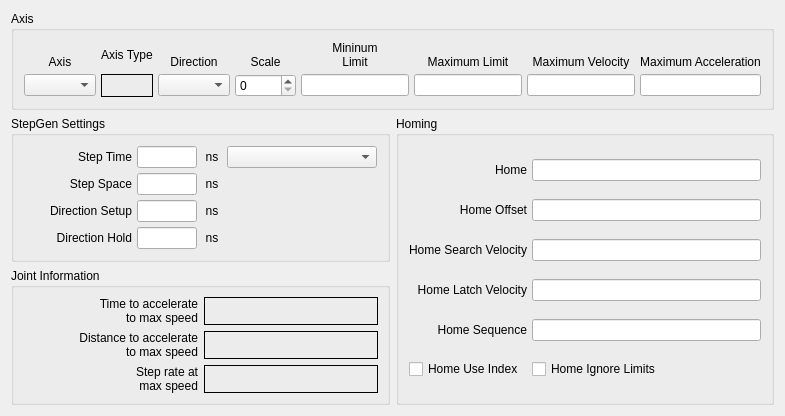
      <widget class="QWidget" name="joint1tab">
       <attribute name="title">
        <string>Joint 1</string>
       </attribute>
       <layout class="QGridLayout" name="gridLayout_12">
        <item row="0" column="0" colspan="2">
         <widget class="QGroupBox" name="jointAxisGroup_1">
          <property name="title">
           <string>Axis</string>
          </property>
          <layout class="QGridLayout" name="gridLayout_13">
           <property name="leftMargin">
            <number>10</number>
           </property>
           <property name="topMargin">
            <number>10</number>
           </property>
           <property name="rightMargin">
            <number>10</number>
           </property>
           <property name="bottomMargin">
            <number>10</number>
           </property>
           <property name="spacing">
            <number>5</number>
           </property>
           <item row="1" column="0">
            <widget class="QComboBox" name="axisCB_1"/>
           </item>
           <item row="1" column="2">
            <widget class="QComboBox" name="stepDir_1"/>
           </item>
           <item row="0" column="7">
            <widget class="QLabel" name="label_75">
             <property name="text">
              <string>Maximum Acceleration</string>
             </property>
             <property name="alignment">
              <set>Qt::AlignBottom|Qt::AlignHCenter</set>
             </property>
             <property name="wordWrap">
              <bool>true</bool>
             </property>
            </widget>
           </item>
           <item row="0" column="4">
            <widget class="QLabel" name="label_63">
             <property name="text">
              <string>&lt;html&gt;&lt;head/&gt;&lt;body&gt;&lt;p&gt;Mininum&lt;br/&gt;Limit&lt;/p&gt;&lt;/body&gt;&lt;/html&gt;</string>
             </property>
             <property name="alignment">
              <set>Qt::AlignBottom|Qt::AlignHCenter</set>
             </property>
             <property name="wordWrap">
              <bool>true</bool>
             </property>
            </widget>
           </item>
           <item row="0" column="0">
            <widget class="QLabel" name="label_50">
             <property name="text">
              <string>Axis</string>
             </property>
             <property name="alignment">
              <set>Qt::AlignBottom|Qt::AlignHCenter</set>
             </property>
            </widget>
           </item>
           <item row="1" column="3">
            <widget class="QSpinBox" name="scale_1">
             <property name="maximum">
              <number>25000</number>
             </property>
            </widget>
           </item>
           <item row="0" column="2">
            <widget class="QLabel" name="label_51">
             <property name="text">
              <string>Direction</string>
             </property>
             <property name="alignment">
              <set>Qt::AlignBottom|Qt::AlignHCenter</set>
             </property>
            </widget>
           </item>
           <item row="1" column="4">
            <widget class="QLineEdit" name="minLimit_1">
             <property name="alignment">
              <set>Qt::AlignRight|Qt::AlignTrailing|Qt::AlignVCenter</set>
             </property>
            </widget>
           </item>
           <item row="1" column="5">
            <widget class="QLineEdit" name="maxLimit_1">
             <property name="alignment">
              <set>Qt::AlignRight|Qt::AlignTrailing|Qt::AlignVCenter</set>
             </property>
            </widget>
           </item>
           <item row="0" column="5">
            <widget class="QLabel" name="label_68">
             <property name="text">
              <string>Maximum Limit</string>
             </property>
             <property name="textFormat">
              <enum>Qt::AutoText</enum>
             </property>
             <property name="alignment">
              <set>Qt::AlignBottom|Qt::AlignHCenter</set>
             </property>
             <property name="wordWrap">
              <bool>true</bool>
             </property>
            </widget>
           </item>
           <item row="0" column="6">
            <widget class="QLabel" name="label_74">
             <property name="text">
              <string>Maximum Velocity</string>
             </property>
             <property name="alignment">
              <set>Qt::AlignBottom|Qt::AlignHCenter</set>
             </property>
             <property name="wordWrap">
              <bool>true</bool>
             </property>
            </widget>
           </item>
           <item row="1" column="6">
            <widget class="QLineEdit" name="maxVelocity_1">
             <property name="alignment">
              <set>Qt::AlignRight|Qt::AlignTrailing|Qt::AlignVCenter</set>
             </property>
            </widget>
           </item>
           <item row="0" column="3">
            <widget class="QLabel" name="label_52">
             <property name="text">
              <string>Scale</string>
             </property>
             <property name="alignment">
              <set>Qt::AlignBottom|Qt::AlignHCenter</set>
             </property>
            </widget>
           </item>
           <item row="1" column="7">
            <widget class="QLineEdit" name="maxAccel_1">
             <property name="alignment">
              <set>Qt::AlignRight|Qt::AlignTrailing|Qt::AlignVCenter</set>
             </property>
            </widget>
           </item>
           <item row="0" column="1">
            <widget class="QLabel" name="label_15">
             <property name="text">
              <string>Axis Type</string>
             </property>
            </widget>
           </item>
           <item row="1" column="1">
            <widget class="QLabel" name="axisType_1">
             <property name="frameShape">
              <enum>QFrame::Box</enum>
             </property>
             <property name="text">
              <string/>
             </property>
            </widget>
           </item>
          </layout>
         </widget>
        </item>
        <item row="1" column="0">
         <widget class="QGroupBox" name="groupBox_8">
          <property name="title">
           <string>StepGen Settings</string>
          </property>
          <layout class="QGridLayout" name="gridLayout_16">
           <property name="leftMargin">
            <number>10</number>
           </property>
           <property name="topMargin">
            <number>10</number>
           </property>
           <property name="rightMargin">
            <number>10</number>
           </property>
           <property name="bottomMargin">
            <number>10</number>
           </property>
           <property name="spacing">
            <number>5</number>
           </property>
           <item row="0" column="1">
            <widget class="QLineEdit" name="stepTime_1">
             <property name="maximumSize">
              <size>
               <width>60</width>
               <height>16777215</height>
              </size>
             </property>
             <property name="inputMask">
              <string/>
             </property>
             <property name="text">
              <string/>
             </property>
             <property name="alignment">
              <set>Qt::AlignRight|Qt::AlignTrailing|Qt::AlignVCenter</set>
             </property>
            </widget>
           </item>
           <item row="0" column="0">
            <widget class="QLabel" name="label_103">
             <property name="text">
              <string>Step Time</string>
             </property>
             <property name="alignment">
              <set>Qt::AlignRight|Qt::AlignTrailing|Qt::AlignVCenter</set>
             </property>
            </widget>
           </item>
           <item row="0" column="2">
            <widget class="QLabel" name="label_111">
             <property name="minimumSize">
              <size>
               <width>20</width>
               <height>0</height>
              </size>
             </property>
             <property name="maximumSize">
              <size>
               <width>20</width>
               <height>16777215</height>
              </size>
             </property>
             <property name="text">
              <string>ns</string>
             </property>
             <property name="alignment">
              <set>Qt::AlignCenter</set>
             </property>
            </widget>
           </item>
           <item row="1" column="0">
            <widget class="QLabel" name="label_112">
             <property name="text">
              <string>Step Space</string>
             </property>
             <property name="alignment">
              <set>Qt::AlignRight|Qt::AlignTrailing|Qt::AlignVCenter</set>
             </property>
            </widget>
           </item>
           <item row="1" column="1">
            <widget class="QLineEdit" name="stepSpace_1">
             <property name="maximumSize">
              <size>
               <width>60</width>
               <height>16777215</height>
              </size>
             </property>
             <property name="text">
              <string/>
             </property>
             <property name="alignment">
              <set>Qt::AlignRight|Qt::AlignTrailing|Qt::AlignVCenter</set>
             </property>
            </widget>
           </item>
           <item row="1" column="2">
            <widget class="QLabel" name="label_113">
             <property name="minimumSize">
              <size>
               <width>20</width>
               <height>0</height>
              </size>
             </property>
             <property name="maximumSize">
              <size>
               <width>20</width>
               <height>16777215</height>
              </size>
             </property>
             <property name="text">
              <string>ns</string>
             </property>
             <property name="alignment">
              <set>Qt::AlignCenter</set>
             </property>
            </widget>
           </item>
           <item row="2" column="0">
            <widget class="QLabel" name="label_114">
             <property name="text">
              <string>Direction Setup</string>
             </property>
             <property name="alignment">
              <set>Qt::AlignRight|Qt::AlignTrailing|Qt::AlignVCenter</set>
             </property>
            </widget>
           </item>
           <item row="2" column="1">
            <widget class="QLineEdit" name="dirSetup_1">
             <property name="maximumSize">
              <size>
               <width>60</width>
               <height>16777215</height>
              </size>
             </property>
             <property name="text">
              <string/>
             </property>
             <property name="alignment">
              <set>Qt::AlignRight|Qt::AlignTrailing|Qt::AlignVCenter</set>
             </property>
            </widget>
           </item>
           <item row="2" column="2">
            <widget class="QLabel" name="label_115">
             <property name="minimumSize">
              <size>
               <width>20</width>
               <height>0</height>
              </size>
             </property>
             <property name="maximumSize">
              <size>
               <width>20</width>
               <height>16777215</height>
              </size>
             </property>
             <property name="text">
              <string>ns</string>
             </property>
             <property name="alignment">
              <set>Qt::AlignCenter</set>
             </property>
            </widget>
           </item>
           <item row="3" column="0">
            <widget class="QLabel" name="label_116">
             <property name="text">
              <string>Direction Hold</string>
             </property>
             <property name="alignment">
              <set>Qt::AlignRight|Qt::AlignTrailing|Qt::AlignVCenter</set>
             </property>
            </widget>
           </item>
           <item row="3" column="1">
            <widget class="QLineEdit" name="dirHold_1">
             <property name="maximumSize">
              <size>
               <width>60</width>
               <height>16777215</height>
              </size>
             </property>
             <property name="text">
              <string/>
             </property>
             <property name="alignment">
              <set>Qt::AlignRight|Qt::AlignTrailing|Qt::AlignVCenter</set>
             </property>
            </widget>
           </item>
           <item row="3" column="2">
            <widget class="QLabel" name="label_117">
             <property name="minimumSize">
              <size>
               <width>20</width>
               <height>0</height>
              </size>
             </property>
             <property name="maximumSize">
              <size>
               <width>20</width>
               <height>16777215</height>
              </size>
             </property>
             <property name="text">
              <string>ns</string>
             </property>
             <property name="alignment">
              <set>Qt::AlignCenter</set>
             </property>
            </widget>
           </item>
           <item row="0" column="3">
            <widget class="QComboBox" name="driveCB_1">
             <property name="minimumSize">
              <size>
               <width>150</width>
               <height>0</height>
              </size>
             </property>
            </widget>
           </item>
          </layout>
         </widget>
        </item>
        <item row="2" column="0">
         <widget class="QGroupBox" name="gridGroupBox_3">
          <property name="title">
           <string>Joint Information</string>
          </property>
          <layout class="QGridLayout" name="gridLayout_33">
           <item row="0" column="0" alignment="Qt::AlignRight">
            <widget class="QLabel" name="label_189">
             <property name="text">
              <string>&lt;html&gt;&lt;head/&gt;&lt;body&gt;&lt;p align=&quot;right&quot;&gt;Time to accelerate&lt;br/&gt;to max speed&lt;/p&gt;&lt;/body&gt;&lt;/html&gt;</string>
             </property>
            </widget>
           </item>
           <item row="2" column="0" alignment="Qt::AlignRight">
            <widget class="QLabel" name="label_191">
             <property name="text">
              <string>&lt;html&gt;&lt;head/&gt;&lt;body&gt;&lt;p align=&quot;right&quot;&gt;Step rate at&lt;br/&gt;max speed&lt;/p&gt;&lt;/body&gt;&lt;/html&gt;</string>
             </property>
            </widget>
           </item>
           <item row="1" column="0" alignment="Qt::AlignRight">
            <widget class="QLabel" name="label_190">
             <property name="text">
              <string>&lt;html&gt;&lt;head/&gt;&lt;body&gt;&lt;p align=&quot;right&quot;&gt;Distance to accelerate&lt;br/&gt;to max speed&lt;/p&gt;&lt;/body&gt;&lt;/html&gt;</string>
             </property>
            </widget>
           </item>
           <item row="0" column="1">
            <widget class="QLabel" name="timeJoint_1">
             <property name="frameShape">
              <enum>QFrame::Box</enum>
             </property>
             <property name="text">
              <string/>
             </property>
            </widget>
           </item>
           <item row="1" column="1">
            <widget class="QLabel" name="distanceJoint_1">
             <property name="frameShape">
              <enum>QFrame::Box</enum>
             </property>
             <property name="text">
              <string/>
             </property>
            </widget>
           </item>
           <item row="2" column="1">
            <widget class="QLabel" name="stepRateJoint_1">
             <property name="frameShape">
              <enum>QFrame::Box</enum>
             </property>
             <property name="text">
              <string/>
             </property>
            </widget>
           </item>
          </layout>
         </widget>
        </item>
        <item row="1" column="1" rowspan="2">
         <widget class="QGroupBox" name="groupBox_5">
          <property name="title">
           <string>Homing</string>
          </property>
          <layout class="QGridLayout" name="gridLayout_15">
           <property name="leftMargin">
            <number>10</number>
           </property>
           <property name="topMargin">
            <number>10</number>
           </property>
           <property name="rightMargin">
            <number>10</number>
           </property>
           <property name="bottomMargin">
            <number>10</number>
           </property>
           <property name="spacing">
            <number>5</number>
           </property>
           <item row="0" column="1">
            <widget class="QLineEdit" name="home_1">
             <property name="alignment">
              <set>Qt::AlignRight|Qt::AlignTrailing|Qt::AlignVCenter</set>
             </property>
            </widget>
           </item>
           <item row="0" column="0">
            <widget class="QLabel" name="label_86">
             <property name="text">
              <string>Home</string>
             </property>
             <property name="alignment">
              <set>Qt::AlignRight|Qt::AlignTrailing|Qt::AlignVCenter</set>
             </property>
            </widget>
           </item>
           <item row="1" column="0">
            <widget class="QLabel" name="label_87">
             <property name="text">
              <string>Home Offset</string>
             </property>
             <property name="alignment">
              <set>Qt::AlignRight|Qt::AlignTrailing|Qt::AlignVCenter</set>
             </property>
            </widget>
           </item>
           <item row="1" column="1">
            <widget class="QLineEdit" name="homeOffset_1">
             <property name="alignment">
              <set>Qt::AlignRight|Qt::AlignTrailing|Qt::AlignVCenter</set>
             </property>
            </widget>
           </item>
           <item row="2" column="1">
            <widget class="QLineEdit" name="homeSearchVel_1">
             <property name="alignment">
              <set>Qt::AlignRight|Qt::AlignTrailing|Qt::AlignVCenter</set>
             </property>
            </widget>
           </item>
           <item row="2" column="0">
            <widget class="QLabel" name="label_88">
             <property name="text">
              <string>Home Search Velocity</string>
             </property>
             <property name="alignment">
              <set>Qt::AlignRight|Qt::AlignTrailing|Qt::AlignVCenter</set>
             </property>
            </widget>
           </item>
           <item row="3" column="0">
            <widget class="QLabel" name="label_89">
             <property name="text">
              <string>Home Latch Velocity</string>
             </property>
             <property name="alignment">
              <set>Qt::AlignRight|Qt::AlignTrailing|Qt::AlignVCenter</set>
             </property>
            </widget>
           </item>
           <item row="3" column="1">
            <widget class="QLineEdit" name="homeLatchVel_1">
             <property name="alignment">
              <set>Qt::AlignRight|Qt::AlignTrailing|Qt::AlignVCenter</set>
             </property>
            </widget>
           </item>
           <item row="5" column="0">
            <widget class="QCheckBox" name="homeUseIndex_1">
             <property name="text">
              <string>Home Use Index</string>
             </property>
            </widget>
           </item>
           <item row="5" column="1">
            <widget class="QCheckBox" name="homeIgnoreLimits_1">
             <property name="text">
              <string>Home Ignore Limits</string>
             </property>
            </widget>
           </item>
           <item row="4" column="1">
            <widget class="QLineEdit" name="homeSequence_1">
             <property name="toolTip">
              <string>&lt;html&gt;&lt;head/&gt;&lt;body&gt;&lt;p&gt;Home sequences start at 0 and do not skip a number.&lt;/p&gt;&lt;p&gt;Multiple joint axis use a negative number.&lt;/p&gt;&lt;p&gt;Leave blank to home the joint manually.&lt;/p&gt;&lt;/body&gt;&lt;/html&gt;</string>
             </property>
            </widget>
           </item>
           <item row="4" column="0">
            <widget class="QLabel" name="label_39">
             <property name="text">
              <string>Home Sequence</string>
             </property>
             <property name="alignment">
              <set>Qt::AlignRight|Qt::AlignTrailing|Qt::AlignVCenter</set>
             </property>
            </widget>
           </item>
          </layout>
         </widget>
        </item>
       </layout>
      </widget>
